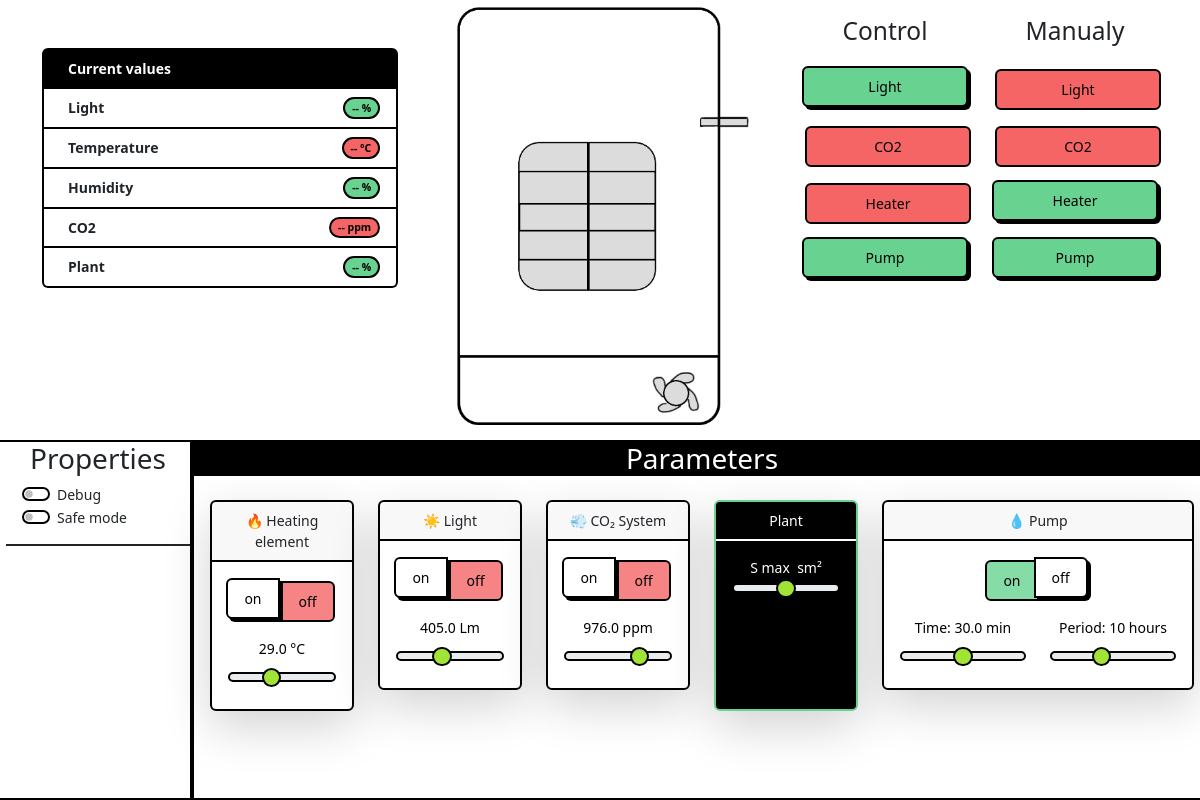
Before: / with the older database file.
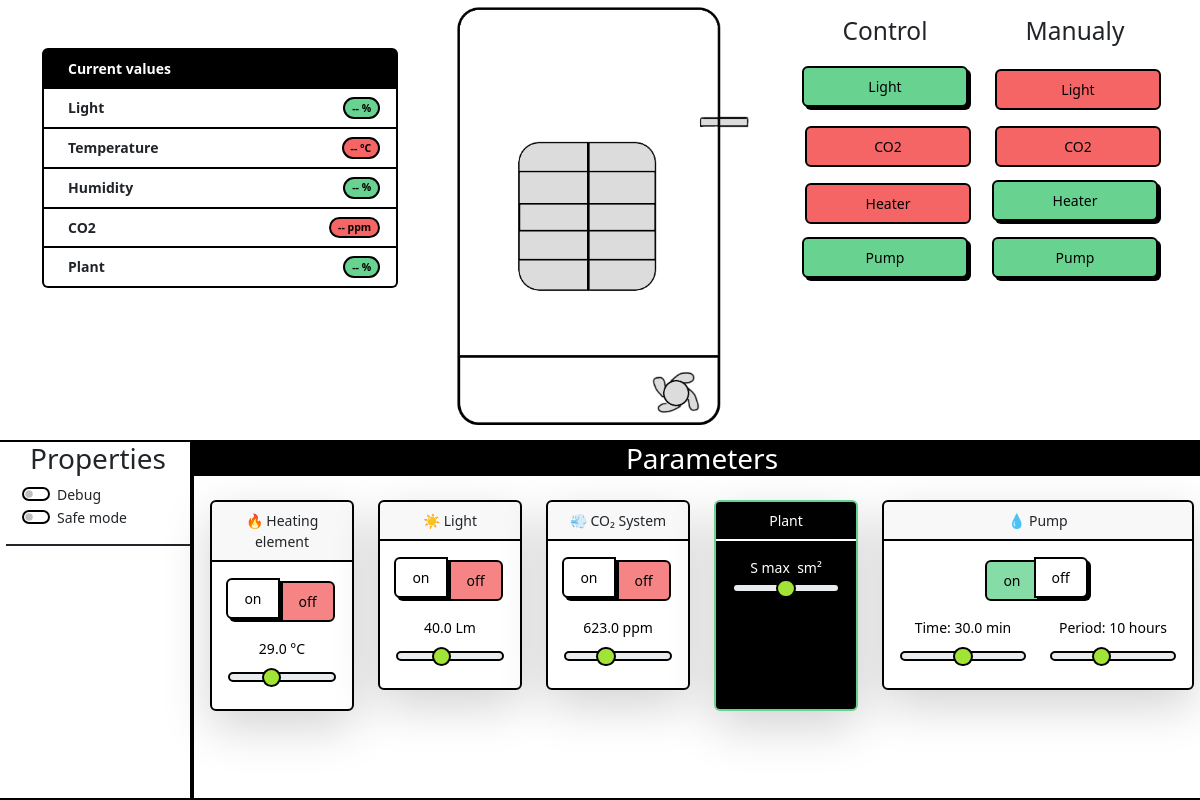
After: the same page with the newer database file.
### control/models.py (models this page shows, shortened)
class Mechanism(models.Model):
    name = models.CharField(max_length=100, unique=True)
    description = models.TextField(blank=True, null=True)
    max_value = models.FloatField(blank=True, null=True)
    min_value = models.FloatField(blank=True, null=True)
    status = models.BooleanField(default=False)
    normal_value = models.FloatField(blank=True, null=True)
    period = models.IntegerField(blank=True, null=True)
    command = models.CharField(max_length=100, blank=True, null=True)

### control/views.py (the view)
# urls.py: path('', index),
def index(request):
    heater = Mechanism.objects.get(name="heater")
    light = Mechanism.objects.get(name="light")
    co2 = Mechanism.objects.get(name="co2")
    pump = Mechanism.objects.get(name="pump")
    context = {
        "name": "Control",
        "heater": heater,
        "light": light,
        "co2": co2,
        "pump": pump,
    }
    return render(request, 'index.html', context)

### control/templates/index.html
{% extends "wrapper.html" %}
{% load static %}
{% block content %}
<div class="container">
    <center>
        <div class="content" style="height: 55vh; max-height: 55vh;">
            <div class="row">
                <div class="col-4 d-flex flex-column align-items-end">
                    {% include 'includes/current.html' %}
                </div>
                <div class="col-4">
                    <img src="{% static 'control/img/image.png' %}" alt="logo"
                        style="width: auto; height: 55vh; object-fit: cover;">
                </div>
                <div class="col-2">
                    {% include 'includes/buttons/hand_control.html' %}
                </div>
                <div class="col-2">
                    {% include 'includes/buttons/manual.html' %}
                </div>
            </div>
        </div>
    </center>
</div>
<div class="parameters w-100">
    <div class="row" style="height: 45vh;">
        <div class="col-2 p-0 m-0 border border-dark ps-3">
            <center>
                <h2>Properties</h2>
            </center>
            <div class="ps-3">
                <div class="form-check form-switch">
                    <input class="form-check-input" type="checkbox" id="flexSwitchCheckDefault">
                    <label class="form-check-label" for="flexSwitchCheckDefault">Debug</label>
                </div>
                <div class="form-check form-switch">
                    <input class="form-check-input" type="checkbox" id="flexSwitchCheckDefault">
                    <label class="form-check-label" for="flexSwitchCheckDefault">Safe mode</label>
                </div>
            </div>
            <hr>
        </div>
        <div class="col-10 border border-dark p-0 m-0">
            <center>
                <h2 class="text-white bg-dark w-100">Parameters</h2>
                <div class="row p-3 d-flex flex-row">
                    <div class="col-2">
                        {% include 'includes/heater.html' %}
                    </div>
                    <div class="col-2">
                        {% include 'includes/light.html' %}
                    </div>
                    <div class="col-2">
                        {% include 'includes/co2.html' %}
                    </div>
                    <div class="col-2">
                        {% include 'includes/plant.html' %}
                    </div>
                    <div class="col-4">
                        {% include 'includes/pump.html' %}
                    </div>
                </div>
            </center>
        </div>
    </div>
</div>
{% endblock %}

### control/templates/wrapper.html (shortened to what this page needs)
{% load static %}
<!DOCTYPE html>
<html lang="en">
    <head>
        <link rel="stylesheet"
            href="{% static 'control/css/bootstrap.min.css' %}">
        <link rel="stylesheet" href="{% static 'control/css/styles.css' %}">
    </head>
    <body>
        {% block content %}
        {% endblock %}
    </body>
</html>

### control/templates/includes/current.html (shortened to what this page needs)
<ol class="list-group list-group mt-5 w-100">
    <li class="list-group-item bg-dark text-white d-flex justify-content-between align-items-start">
        <div class="ms-2 me-auto">
            <div class="fw-bold">Current values</div>
        </div>
    </li>
    <li class="list-group-item d-flex justify-content-between align-items-start" id="light-list-item">
        <div class="ms-2 me-auto">
            <div class="fw-bold">Light</div>
        </div>
        <span class="badge text-bg-success rounded-pill" id="light-value">-- <span>%</span></span>
    </li>
    <li class="list-group-item d-flex justify-content-between align-items-start" id="temperature-list-item">
        <div class="ms-2 me-auto">
            <div class="fw-bold">Temperature</div>
        </div>
        <span class="badge text-bg-danger rounded-pill" id="temperature-value">-- <span>°C</span></span>
    </li>
    <li class="list-group-item d-flex justify-content-between align-items-start" id="humidity-list-item">
        <div class="ms-2 me-auto">
            <div class="fw-bold">Humidity</div>
        </div>
        <span class="badge text-bg-success rounded-pill" id="humidity-value">-- <span>%</span></span>
    </li>
    <li class="list-group-item d-flex justify-content-between align-items-start" id="co2-list-item">
        <div class="ms-2 me-auto">
            <div class="fw-bold">CO2</div>
        </div>
        <span class="badge text-bg-danger rounded-pill" id="co2-value">-- <span>ppm</span></span>
    </li>
    <li class="list-group-item d-flex justify-content-between align-items-start" id="plant-list-item">
        <div class="ms-2 me-auto">
            <div class="fw-bold">Plant</div>
        </div>
        <span class="badge text-bg-success rounded-pill" id="plant-value">-- <span>%</span></span>
    </li>
</ol>

### control/templates/includes/buttons/hand_control.html
<div class="mt-3">
    <h3>Control</h3>
    <div class="mt-2">
        <button class="btn btn-success mt-3 w-100">Light</button>
        <br>
        <button class="btn btn-outline-danger mt-3 w-100">CO2</button>
        <br>
        <button class="btn btn-outline-danger mt-3 w-100">Heater</button>
        <br>
        <button class="btn btn-success mt-3 w-100">Pump</button>
        <br>
    </div>
</div>

### control/templates/includes/buttons/manual.html
<div class="mt-3">
    <h3>Manualy</h3>
    <div class="mt-2">
        <button class="btn btn-outline-danger mt-3 w-100">Light</button>
        <br>
        <button class="btn btn-outline-danger mt-3 w-100">CO2</button>
        <br>
        <button class="btn btn-success mt-3 w-100">Heater</button>
        <br>
        <button class="btn btn-success mt-3 w-100">Pump</button>
        <br>
    </div>
</div>

### control/templates/includes/heater.html (shortened to what this page needs)
<div class="card border-dark shadow-lg" style="max-width: 18rem;" id="heater_card">
    <div class="card-header">🔥 Heating element</div>
    <div class="card-body text-dark">
        <div class="btn-group" role="group" aria-label="Heater toggle buttons">
            <label for="btn_heater_on"
                class="btn {% if heater.status %}btn-success{% else %}btn-secondary{% endif %}">
                on
            </label>
            <label for="btn_heater_off"
                class="btn {% if heater.status %}btn-secondary{% else %}btn-danger{% endif %}">
                off
            </label>
        </div>
        <br>
        <label for="heating" class="form-label mt-3" id="heating_label">
            {{ heater.normal_value }}
        </label><span> °C</span>
        <input type="range"
            class="form-range"
            id="heating"
            min="{{ heater.min_value }}"
            max="{{ heater.max_value }}"
            value="{{ heater.normal_value }}">
    </div>
</div>

### control/templates/includes/light.html (shortened to what this page needs)
<div class="card border-dark shadow-lg" style="max-width: 18rem;" id="light_card">
    <div class="card-header">☀️ Light</div>
    <div class="card-body text-dark">
        <div class="btn-group" role="group" aria-label="Light toggle buttons">
            <label for="btn_light_on"
                class="btn {% if light.status %}btn-success{% else %}btn-secondary{% endif %}">
                on
            </label>
            <label for="btn_light_off"
                class="btn {% if light.status %}btn-secondary{% else %}btn-danger{% endif %}">
                off
            </label>
        </div>
        <br>
        <label for="lighting" class="form-label mt-3" id="lighting_label">
            {{ light.normal_value }}
        </label><span> Lm</span>
        <input type="range"
            class="form-range"
            id="lighting"
            min="{{ light.min_value }}"
            max="{{ light.max_value }}"
            value="{{ light.normal_value }}">
    </div>
</div>

### control/templates/includes/co2.html (shortened to what this page needs)
<div class="card border-dark shadow-lg" style="max-width: 18rem;" id="co2_card">
    <div class="card-header">💨 CO₂ System</div>
    <div class="card-body text-dark">
        <div class="btn-group" role="group" aria-label="CO2 toggle buttons">
            <label for="btn_co2_on"
                class="btn {% if co2.status %}btn-success{% else %}btn-secondary{% endif %}">
                on
            </label>
            <label for="btn_co2_off"
                class="btn {% if co2.status %}btn-secondary{% else %}btn-danger{% endif %}">
                off
            </label>
        </div>
        <br>
        <label for="co2_slider" class="form-label mt-3" id="co2_label">
            {{ co2.normal_value }}
        </label><span> ppm</span>
        <input type="range"
            class="form-range"
            id="co2_slider"
            min="{{ co2.min_value }}"
            max="{{ co2.max_value }}"
            value="{{ co2.normal_value }}">
    </div>
</div>

### control/templates/includes/plant.html (shortened to what this page needs)
<div class="card border-success bg-dark text-white shadow-lg h-100" id="plant_card">
    <div class="card-header border-white">Plant</div>
    <div class="card-body text-white">
        <span>S max </span><span> sm²</span>
        <input type="range" class="form-range" id="humidity" min="{{ plant.min_value }}" max="{{ plant.max_value }}"
            value="{{ plant.normal_value }}">
    </div>
</div>

### control/templates/includes/pump.html (shortened to what this page needs)
<div class="card border-dark shadow-lg" id="pump_card">
    <div class="card-header">💧 Pump</div>
    <div class="card-body text-dark">
        <div class="btn-group" role="group" aria-label="Pump toggle buttons">
            <label for="btn_pump_on"
                   class="btn {% if pump.status %}btn-success{% else %}btn-secondary{% endif %}">
                on
            </label>
            <label for="btn_pump_off"
                   class="btn {% if pump.status %}btn-secondary{% else %}btn-danger{% endif %}">
                off
            </label>
        </div>
        <br>
        <div class="row">
            <div class="col-6">
                <span>Time: </span><label for="pump_slider" class="form-label mt-3"
                                      id="pump_label_time">
                    {{ pump.normal_value }}
                </label><span> min</span>
                <input type="range"
                       class="form-range"
                       id="pump_slider"
                       min="{{ pump.min_value }}"
                       max="{{ pump.max_value }}"
                       value="{{ pump.normal_value }}">
            </div>
            <div class="col-6">
                <span>Period: </span><label for="pump_slider_period" class="form-label mt-3"
                                        id="pump_label_period">
                    {{ pump.period }}
                </label><span> hours</span>
                <input type="range"
                       class="form-range"
                       id="pump_slider_period"
                       min="1"
                       max="24"
                       value="{{ pump.period }}">
            </div>
        </div>
    </div>
</div>

### control/templates/wrapper.html (style rules this page uses)
body { overflow-x: hidden; }

Changed rows visible on the page:
changed Mechanism (number 2 of 4 on the later page): normal_value "405.0" → "40.0"; normal_value "405" → "40"
changed Mechanism (number 3 of 4 on the later page): normal_value "976.0" → "623.0"; normal_value "976" → "623"
